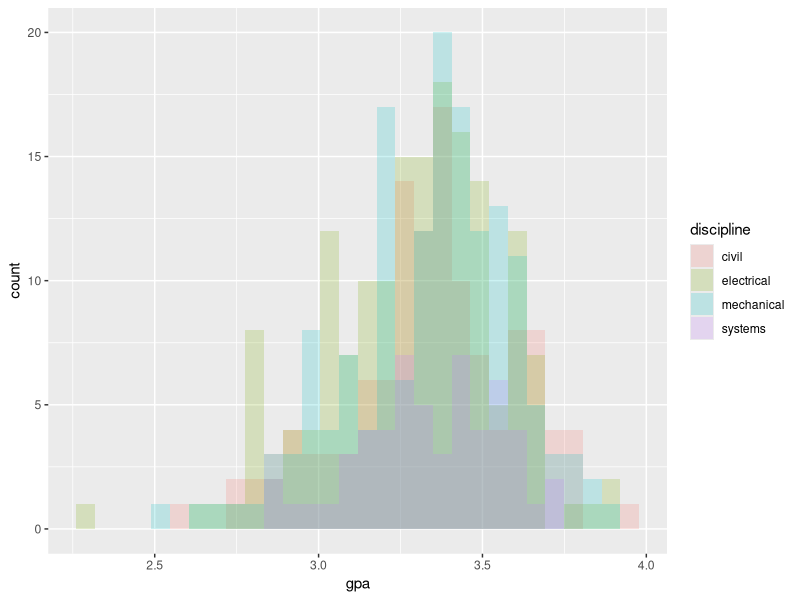
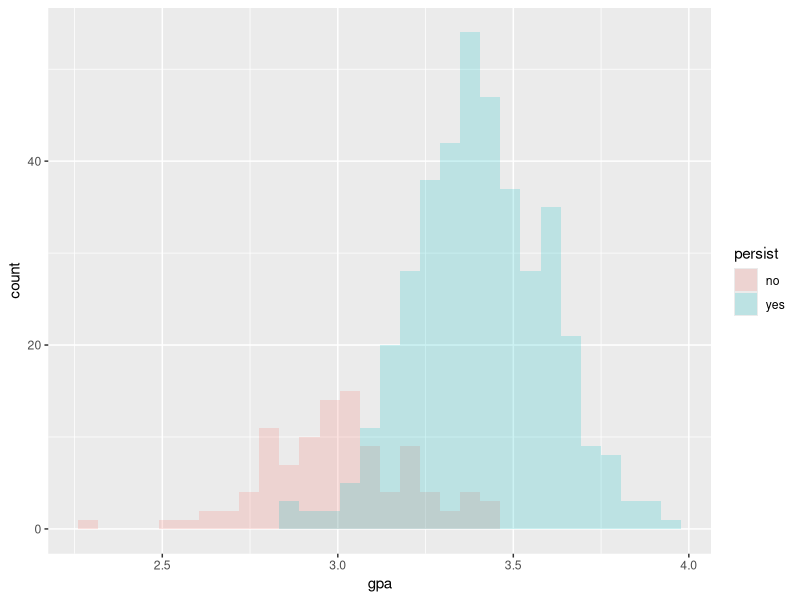
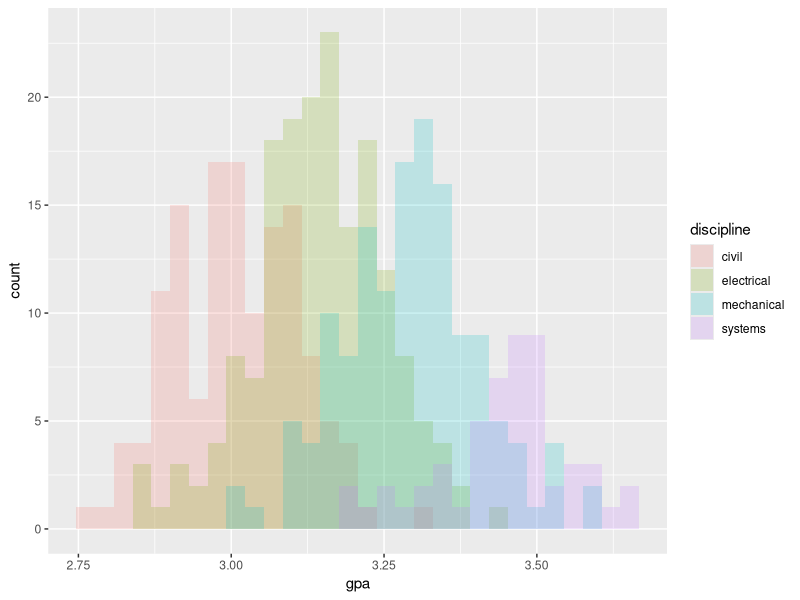
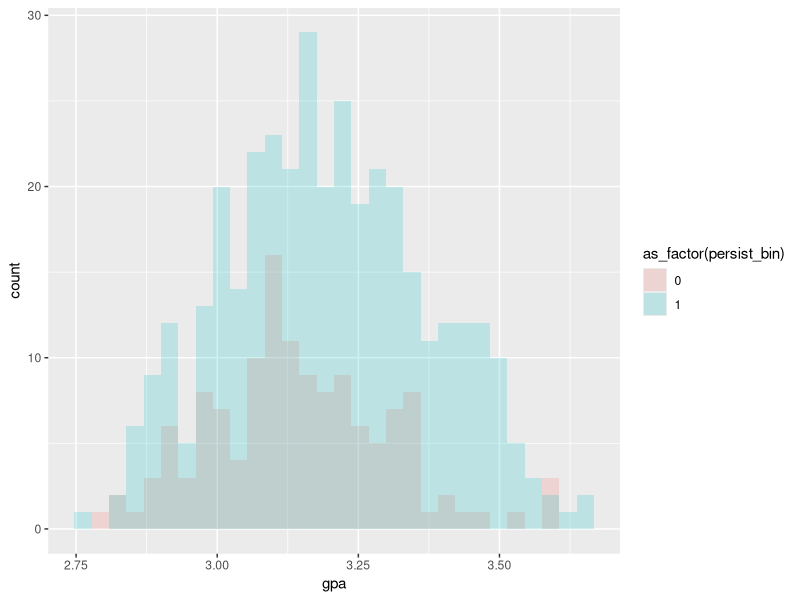
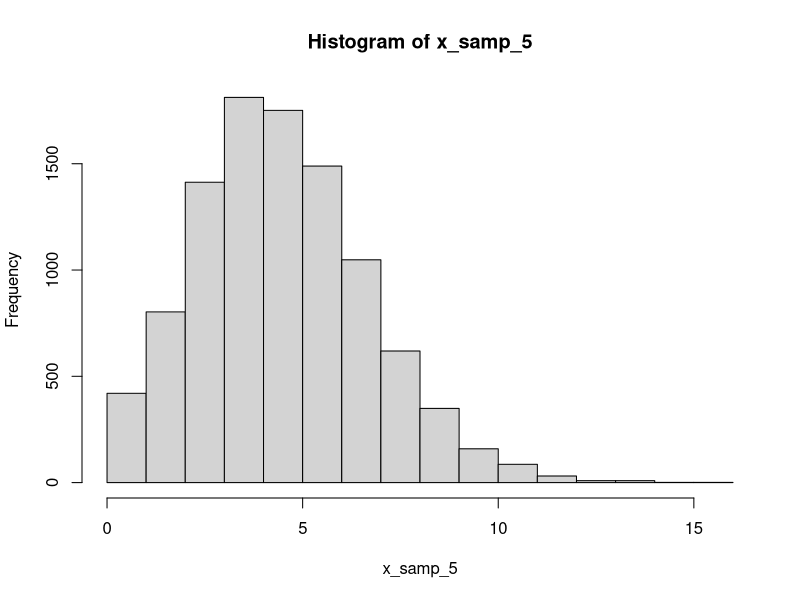
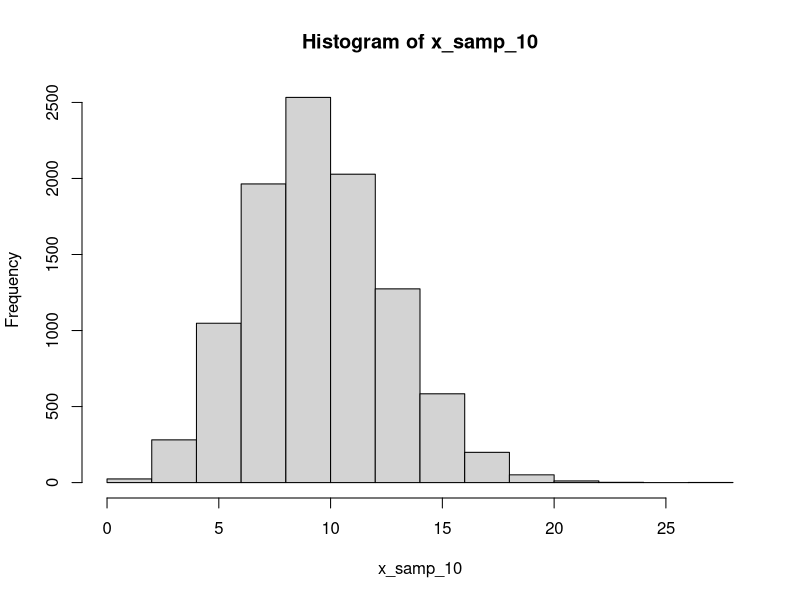
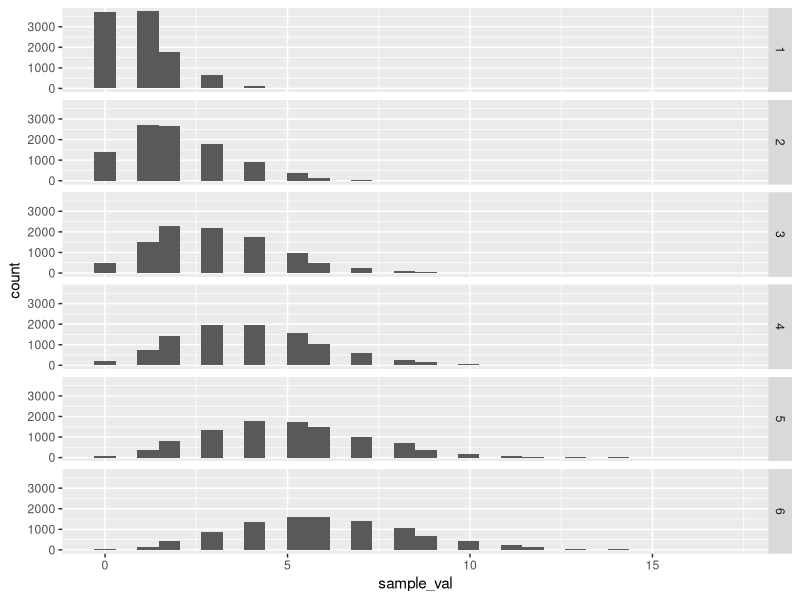

Generate these figures, in order, with R:
## ---- chunk 1
knitr::opts_chunk$set(echo = TRUE)
library(tidyverse)
library(broom)
library(psych)

## ---- chunk 2
disciplines <- c("civil", "mechanical", "electrical", "systems")
disciplines_prob <- c(0.25, 0.3, 0.35, 0.1)


know_engineer <- c("immediate_fam", "distant_fam", "friend", "none")
know_engineer_prob <- c(0.2, 0.4, 0.3, 0.1)


persistence <- c("yes", "no")
persistence_prob <- c(0.8, 0.2)

## ---- chunk 3
samp_size <- 500

disc_samp <- sample(x = disciplines, size = samp_size, prob = disciplines_prob, replace = TRUE)
know_samp <- sample(x = know_engineer, size = samp_size, prob = know_engineer_prob, replace = TRUE)
pers_samp <- sample(x = persistence, size = samp_size, prob = persistence_prob, replace = TRUE)


samp_df <- tibble(discipline = disc_samp,
                  know_eng = know_samp,
                  persist = pers_samp,
                  gpa = round(rnorm(n = samp_size, mean = 3, sd = 0.3), 2))
## ---- chunk 4
samp_df <- samp_df %>% 
  mutate(persist_bin = case_when(persist == "yes" ~ 1,
                                 persist == "no" ~ 0))

## ---- chunk 5
str(samp_df)
table(samp_df$persist)

describe(samp_df)

table(samp_df$discipline)

xtabs(~ discipline + persist_bin, data = samp_df)
## ---- chunk 6
model <- glm(persist_bin ~ discipline + know_eng + gpa, data = samp_df, family = binomial())
summary(model)
tidy(model)
## ---- chunk 7
disciplines <- c("civil", "mechanical", "electrical", "systems")
disciplines_prob <- c(0.25, 0.3, 0.35, 0.1)


know_engineer <- c("immediate_fam", "distant_fam", "friend", "none")
know_engineer_prob <- c(0.2, 0.4, 0.3, 0.1)

## ---- chunk 8
samp_size <- 5000

disc_samp_2 <- sample(x = disciplines, size = samp_size, prob = disciplines_prob, replace = TRUE)
know_samp_2 <- sample(x = know_engineer, size = samp_size, prob = know_engineer_prob, replace = TRUE)
#pers_samp_2 <- sample(x = persistence, size = samp_size, prob = persistence_prob, replace = TRUE)

## ---- chunk 9
samp_df_2 <- tibble(discipline = disc_samp_2,
                  know_eng = know_samp_2,
                  gpa = round(rnorm(n = samp_size, mean = 3, sd = 0.3), 2))

## ---- chunk 10
samp_df_2 <- samp_df_2 %>% 
  mutate(persist_prob = case_when(discipline == "civil" ~ 0.6,
                             discipline == "mechanical" ~ 0.7,
                             discipline == "electrical" ~ 0.8,
                             discipline == "systems" ~ 0.9))
## ---- chunk 11
persist_outcome <- modify(.x = samp_df_2$persist_prob, .f = ~rbinom(n = 1, size = 1, prob = .x))
## ---- chunk 12
samp_df_2$persist_bin <- persist_outcome
## ---- chunk 13
str(samp_df_2)
## ---- chunk 14
xtabs(~ persist_bin + discipline, data=samp_df_2)
## ---- chunk 15
describe(samp_df_2)
## ---- chunk 16
table(samp_df_2$discipline)
## ---- chunk 17
model_2 <- glm(persist_bin ~ discipline + know_eng + gpa, data = samp_df_2, family = binomial())
## ---- chunk 18
summary(model_2)
## ---- chunk 19
tidy(model_2)
## ---- chunk 20
disciplines <- c("civil", "mechanical", "electrical", "systems")
disciplines_prob <- c(0.25, 0.3, 0.35, 0.1)

know_engineer <- c("immediate_fam", "distant_fam", "friend", "none")
know_engineer_prob <- c(0.2, 0.4, 0.3, 0.1)

## ---- chunk 21
samp_size <- 500

disc_samp_3 <- sample(x = disciplines, size = samp_size, prob = disciplines_prob, replace = TRUE)
know_samp_3 <- sample(x = know_engineer, size = samp_size, prob = know_engineer_prob, replace = TRUE)
pers_samp_3 <- sample(x = persistence, size = samp_size, prob = persistence_prob, replace = TRUE)
## ---- chunk 22
samp_df_3 <- tibble(discipline = disc_samp_3,
                  know_eng = know_samp_3,
                  persist = pers_samp_3)
## ---- chunk 23
samp_df_3 <- samp_df_3 %>% 
  mutate(persist_bin = case_when(persist == "yes" ~ 1,
                                 persist == "no" ~ 0))
## ---- chunk 24
samp_df_3 <- samp_df_3 %>% 
  mutate(gpa_mean = case_when(persist == "yes" ~ 3.4,
                              persist == "no" ~ 3.0))
## ---- chunk 25
gpa_vec <- round(modify(.x = samp_df_3$gpa_mean, .f = ~rnorm(n = 1, mean = .x, sd = .2)), 2)
## ---- chunk 26
samp_df_3$gpa <- gpa_vec
## ---- chunk 27
str(samp_df_3)
## ---- chunk 28
xtabs(~ persist_bin + discipline, data=samp_df_3)
## ---- chunk 29
describe(samp_df_3)
## ---- chunk 30
table(samp_df_3$discipline)
## ---- chunk 31
samp_df_3 %>% 
  ggplot(aes(x = gpa, fill = discipline)) +
  geom_histogram(alpha = 0.2, position = "identity")
# be sure to put alpha before position
## ---- chunk 32
samp_df_3 %>% 
  ggplot(aes(x = gpa, fill = persist)) +
  geom_histogram(alpha = 0.2, position = "identity")
## ---- chunk 33
model_3 <- glm(persist_bin ~ discipline + know_eng + gpa, data = samp_df_3, family = binomial())
## ---- chunk 34
summary(model_3)
tidy(model_3)
## ---- chunk 35
disciplines <- c("civil", "mechanical", "electrical", "systems")
disciplines_prob <- c(0.25, 0.3, 0.35, 0.1)

know_engineer <- c("immediate_fam", "distant_fam", "friend", "none")
know_engineer_prob <- c(0.2, 0.4, 0.3, 0.1)
## ---- chunk 36
samp_size <- 500

student_id <- seq(samp_size)
disc_samp_4 <- sample(x = disciplines, size = samp_size, prob = disciplines_prob, replace = TRUE)
know_samp_4 <- sample(x = know_engineer, size = samp_size, prob = know_engineer_prob, replace = TRUE)
pers_samp_4 <- sample(x = persistence, size = samp_size, prob = persistence_prob, replace = TRUE)
## ---- chunk 37
samp_df_4 <- tibble(sid = student_id,
                    discipline = disc_samp_4,
                    know_eng = know_samp_4)
## ---- chunk 38
samp_df_4 <- samp_df_4 %>% 
  mutate(gpa_mean = case_when(discipline == "civil" ~ 3.0,
                              discipline == "electrical" ~ 3.15,
                              discipline == "mechanical" ~ 3.3,
                              discipline == "systems" ~ 3.45))
## ---- chunk 39
gpa_vec <- round(modify(.x = samp_df_4$gpa_mean, .f = ~rnorm(n = 1, mean = .x, sd = .1)), 2)
## ---- chunk 40
samp_df_4$gpa <- gpa_vec
## ---- chunk 41
samp_df_4 <- samp_df_4 %>% 
  mutate(persist_prob = case_when(discipline == "civil" ~ 0.6,
                                  discipline == "mechanical" ~ 0.7,
                                  discipline == "electrical" ~ 0.8,
                                  discipline == "systems" ~ 0.9))
## ---- chunk 42
persist_outcome <- modify(.x = samp_df_4$persist_prob, .f = ~rbinom(n = 1, size = 1, prob = .x))
## ---- chunk 43
samp_df_4$persist_bin <- persist_outcome
## ---- chunk 44
str(samp_df_4)
## ---- chunk 45
xtabs(~ persist_bin + discipline, data=samp_df_4)

## ---- chunk 46
describe(samp_df_4)
## ---- chunk 47
table(samp_df_4$discipline)
## ---- chunk 48
samp_df_4 %>% 
  ggplot(aes(x = gpa, fill = discipline)) +
  geom_histogram(alpha = 0.2, position = "identity")
## ---- chunk 49
samp_df_4 %>% 
  ggplot(aes(x = gpa, fill = as_factor(persist_bin))) +
  geom_histogram(alpha = 0.2, position = "identity")
## ---- chunk 50
model_4 <- glm(persist_bin ~ discipline + know_eng + gpa, data = samp_df_4, family = binomial())
summary(model_4)
tidy(model_4)
## ---- chunk 51
n <- 10000
set.seed(123)


x_samp_5 <- rpois(n, lambda = 5)
hist(x_samp_5)
## ---- chunk 52
x_samp_10 <- rpois(n, lambda = 10)
hist(x_samp_10)
## ---- chunk 53
param_vect <- rep(c(1, 2, 3, 4, 5, 6), each = n)
samp_vect <- modify(.x = param_vect, .f = ~ rpois(n = 1, lambda = .x))
## ---- chunk 54
samp_df <- tibble(param_val = param_vect,
                  sample_val = samp_vect)
## ---- chunk 55
samp_df %>%
  ggplot(aes(x = sample_val)) +
  geom_histogram() +
  facet_grid(param_val ~ .)
